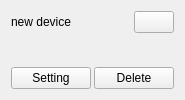
<?xml version="1.0" encoding="UTF-8"?>
<ui version="4.0">
 <class>Form</class>
 <widget class="QWidget" name="Form">
  <property name="geometry">
   <rect>
    <x>0</x>
    <y>0</y>
    <width>180</width>
    <height>100</height>
   </rect>
  </property>
  <property name="windowTitle">
   <string>Form</string>
  </property>
  <layout class="QVBoxLayout" name="verticalLayout_2">
   <item>
    <layout class="QVBoxLayout" name="verticalLayout">
     <property name="spacing">
      <number>3</number>
     </property>
     <item>
      <layout class="QHBoxLayout" name="horizontalLayout">
       <item>
        <widget class="QLabel" name="device_name_label">
         <property name="text">
          <string>new device</string>
         </property>
        </widget>
       </item>
       <item>
        <spacer name="horizontalSpacer">
         <property name="orientation">
          <enum>Qt::Horizontal</enum>
         </property>
         <property name="sizeHint" stdset="0">
          <size>
           <width>40</width>
           <height>20</height>
          </size>
         </property>
        </spacer>
       </item>
       <item>
        <widget class="QPushButton" name="pushButton_close">
         <property name="text">
          <string/>
         </property>
        </widget>
       </item>
      </layout>
     </item>
     <item>
      <widget class="QLabel" name="tip_light_label">
       <property name="maximumSize">
        <size>
         <width>16777215</width>
         <height>10</height>
        </size>
       </property>
       <property name="text">
        <string/>
       </property>
      </widget>
     </item>
     <item>
      <widget class="QLabel" name="address_label">
       <property name="maximumSize">
        <size>
         <width>16777215</width>
         <height>20</height>
        </size>
       </property>
       <property name="text">
        <string/>
       </property>
      </widget>
     </item>
     <item>
      <layout class="QHBoxLayout" name="horizontalLayout_2">
       <item>
        <widget class="QPushButton" name="setting_button">
         <property name="minimumSize">
          <size>
           <width>0</width>
           <height>20</height>
          </size>
         </property>
         <property name="text">
          <string>Setting</string>
         </property>
        </widget>
       </item>
       <item>
        <widget class="QPushButton" name="delete_button">
         <property name="minimumSize">
          <size>
           <width>0</width>
           <height>20</height>
          </size>
         </property>
         <property name="text">
          <string>Delete</string>
         </property>
        </widget>
       </item>
      </layout>
     </item>
    </layout>
   </item>
  </layout>
 </widget>
 <resources/>
 <connections/>
</ui>
